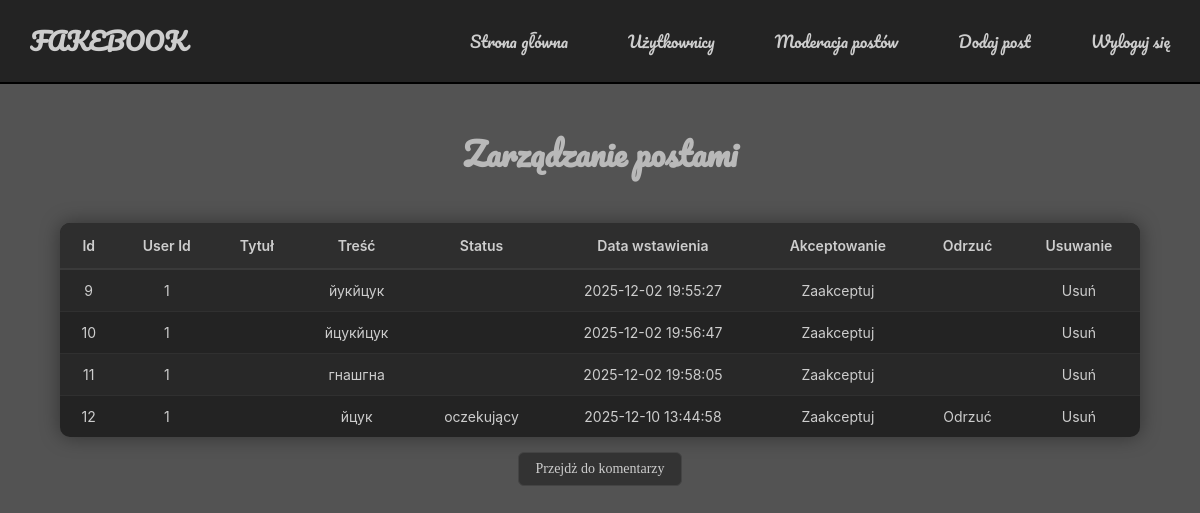
The app's page /posts_manegment.php (signed in), older data.
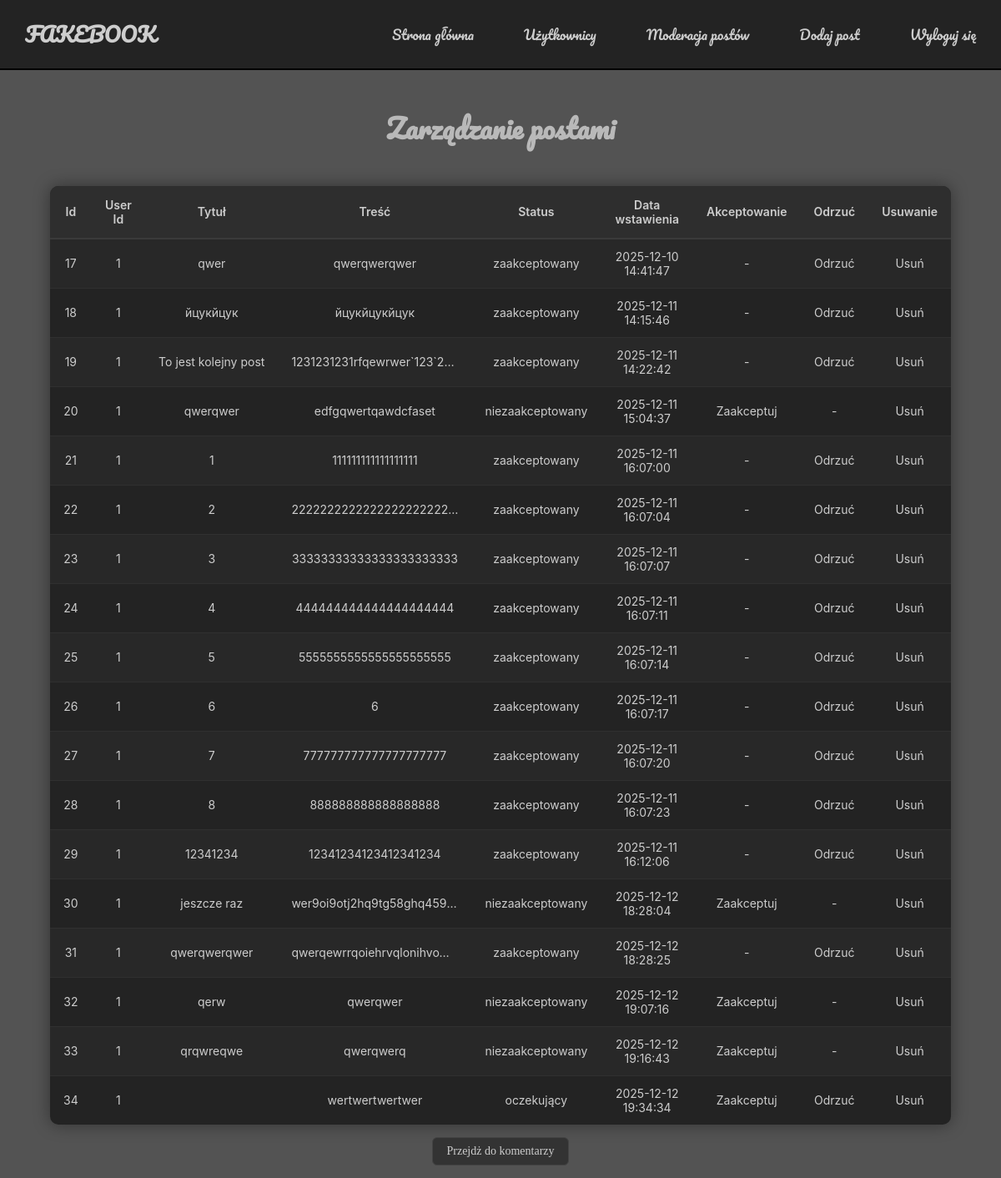
The same page, newer data.
### tables this page shows
CREATE TABLE `posts` (
  `id` int(11) NOT NULL,
  `user_id` int(11) DEFAULT NULL,
  `title` varchar(255) DEFAULT NULL,
  `content` text DEFAULT NULL,
  `status` enum('oczekujący','zaakceptowany','niezaakceptowany') DEFAULT 'oczekujący',
  `date` datetime DEFAULT current_timestamp(),
  `image` varchar(255) DEFAULT NULL
);

### posts_manegment.php (the view, shortened to what this page needs)
<?php
include("includes/database.inc.php");
?>
<?php
if ($stmt = $connect->prepare('SELECT * FROM posts')) {
    $stmt->execute();
    $res = $stmt->get_result();
    ?>
    <div id="manegment_title">
        <h1>Zarządzanie postami</h1>
    </div>
    <div id="manegment_table">
        <table>
            <tr>
                <th>Id</th>
                <th>User Id</th>
                <th>Tytuł</th>
                <th>Treść</th>
                <th>Status</th>
                <th>Data wstawienia</th>
                <th>Akceptowanie</th>
                <th>Odrzuć</th>
                <th>Usuwanie</th>
            </tr>
            <?php
            while ($record = mysqli_fetch_assoc($res)) {
                ?>
                <tr>
                    <td><?php echo $record['id'] ?></td>
                    <td><?php echo $record['user_id'] ?></td>
                    <td class = "limit"><?php if($record['status'] == 'niezaakceptowany'){
                        echo $record['title'] . "</a></td>";
                    }elseif($record['status'] == 'zaakceptowany'){
                        echo "<a href='post.php?id=<?=". $record['id']. " ?>'>"; echo $record['title']. "</a></td>";
                    }?>
                    <td class = "limit"><?php echo $record['content'] ?></td>
                    <td><?php echo $record['status'] ?></td>
                    <td><?php echo $record['date'] ?></td>
                    <td class="limit">
                        <?php
                        if($record['status'] == 'zaakceptowany'){
                            echo"-";
                        }else{
                            echo"<a href='post_moderate.php?type=post&id={$record['id']}&action=approve'>Zaakceptuj</a> ";
                        }
                        ?>
                    </td>
                    <td>
                        <?php
                        if($record['status'] == 'zaakceptowany' || $record['status'] == 'oczekujący'){
                            echo"<a href='post_moderate.php?type=post&id={$record['id']}&action=reject'>Odrzuć</a>";
                        }elseif($record['status'] == 'niezaakceptowany'){
                            echo"-";
                        }
                        ?>
                    </td>
                    <td><a href="delete.php?type=post&id=<?php echo intval($record['id']); ?>&action=delete">Usuń</a></td>
                </tr>
                <?php
            }
            ?>
        </table>
    </div>
    <div class="add_user">
        <a class="button" href="comment_manegment.php">Przejdż do komentarzy</a>
    </div>
    <?php
}
?>
<?php
include("includes/footer.inc.php");
?>

Row changes from the older to the newer data that the page shows:
removed posts: id "9", user "1", content "йукйцук", date "2025-12-02 19:55:27"
removed posts: id "10", user "1", content "йцукйцук", date "2025-12-02 19:56:47"
removed posts: id "11", user "1", content "гнашгна", date "2025-12-02 19:58:05"
removed posts: id "12", user "1", content "йцук", status "oczekujący", date "2025-12-10 13:44:58"
added posts: id "17", user "1", title "qwer", content "qwerqwerqwer", status "zaakceptowany", date "2025-12-10 14:41:47"
added posts: id "18", user "1", title "йцукйцук", content "йцукйцукйцук", status "zaakceptowany", date "2025-12-11 14:15:46"
added posts: id "19", user "1", title "To jest kolejny post", content "1231231231rfqewrwer`123`234", status "zaakceptowany", date "2025-12-11 14:22:42"
added posts: id "20", user "1", title "qwerqwer", content "edfgqwertqawdcfaset", status "niezaakceptowany", date "2025-12-11 15:04:37"
added posts: id "21", user "1", title "1", content "111111111111111111", status "zaakceptowany", date "2025-12-11 16:07:00"
added posts: id "22", user "1", title "2", content "2222222222222222222222…", status "zaakceptowany", date "2025-12-11 16:07:04"
added posts: id "23", user "1", title "3", content "33333333333333333333333", status "zaakceptowany", date "2025-12-11 16:07:07"
added posts: id "24", user "1", title "4", content "444444444444444444444", status "zaakceptowany", date "2025-12-11 16:07:11"
added posts: id "25", user "1", title "5", content "5555555555555555555555", status "zaakceptowany", date "2025-12-11 16:07:14"
added posts: id "26", user "1", title "6", content "6", status "zaakceptowany", date "2025-12-11 16:07:17"
added posts: id "27", user "1", title "7", content "777777777777777777777", status "zaakceptowany", date "2025-12-11 16:07:20"
added posts: id "28", user "1", title "8", content "888888888888888888", status "zaakceptowany", date "2025-12-11 16:07:23"
added posts: id "29", user "1", title "12341234", content "12341234123412341234", status "zaakceptowany", date "2025-12-11 16:12:06"
added posts: id "30", user "1", title "jeszcze raz", content "wer9oi9otj2hq9tg58ghq459…", status "niezaakceptowany", date "2025-12-12 18:28:04"
added posts: id "31", user "1", title "qwerqwerqwer", content "qwerqewrrqoiehrvqlonihvo…", status "zaakceptowany", date "2025-12-12 18:28:25"
added posts: id "32", user "1", title "qerw", content "qwerqwer", status "niezaakceptowany", date "2025-12-12 19:07:16"
added posts: id "33", user "1", title "qrqwreqwe", content "qwerqwerq", status "niezaakceptowany", date "2025-12-12 19:16:43"
added posts: id "34", user "1", content "wertwertwertwer", status "oczekujący", date "2025-12-12 19:34:34"
